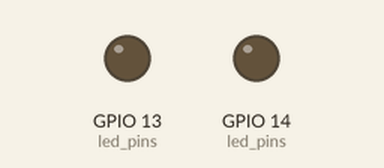
The program below on a simulated ESP32. Shown: output pins drawn as LEDs (lit = HIGH). WiFi joins after 1.5 s; servers stay silent unless stated.

Above: at 0.1 s.
At 2.6 s:
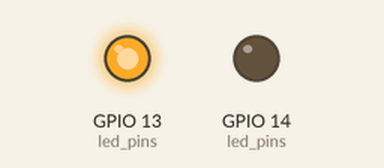
At 3.6 s:
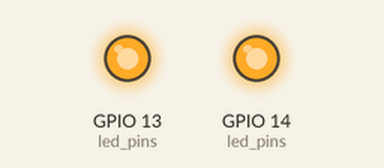
Timing chart, 0 to 5.1 s (numbered marks = the images above):
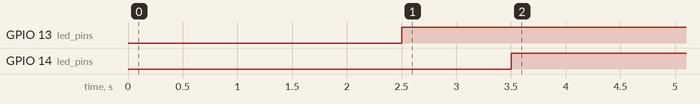

Measured:
- by itself, GPIO 13 (led_pins): LOW → HIGH at 2.5 s
- by itself, GPIO 14 (led_pins): LOW → HIGH at 3.5 s

The program:

main.cpp
```cpp
#include <Arduino.h>
#include <WiFi.h>
#include <ESP32Ping.h>

#include "example_secrets.h"

// All the constants are defined using '#define' in
// secrets.h according to the types specified here.
const char *ssid = SSID;
const char *password = WIFI_PASSWORD;

const int num_addresses = NUM_ADDRESSES;
const char *ip_adresses[] = IP_ADDRESSES;
const int led_pins[] = LED_PINS;

const int ping_delay = PING_DELAY;

void init_leds()
{
  for (int i = 0; i < num_addresses; i++)
  {
    pinMode(led_pins[i], OUTPUT);
    digitalWrite(led_pins[i], LOW);
  }
}

// Ping given ip adress and switch the LED accordingly
void check_ip_presence(IPAddress ip, int led_pin)
{
  if (Ping.ping(ip, 2))
  {
    digitalWrite(led_pin, HIGH);
  }
  else
  {
    digitalWrite(led_pin, LOW);
  }
}

// Ping all ip adresses in the list and switch the LEDS accordingly
void check_ips()
{
  for (int i = 0; i < num_addresses; i++)
  {
    IPAddress ip;
    ip.fromString(ip_adresses[i]);
    check_ip_presence(ip, led_pins[i]);
  }
}

void setup()
{
  init_leds();

  // Connect to WiFi network
  WiFi.begin(ssid, password);
  while (WiFi.status() != WL_CONNECTED)
  {
    delay(100);
  }
}

void loop()
{
  check_ips();
  delay(ping_delay);
}
```

example_secrets.h
```cpp
#define SSID "INSERT WIFI NAME"
#define WIFI_PASSWORD "INSERT WIFI PASSWORD"

// Number of IP addresses to ping
#define NUM_ADDRESSES 2

// List of IP adresses to ping. Length must be NUM_ADDRESSES
#define IP_ADDRESSES {"192.168.2.1", "192.168.2.2"}

// List of GPIO pins for the LEDs. Length must be NUM_ADDRESSES
#define LED_PINS {13, 14}

// Time between consecutive pings in ms
#define PING_DELAY 10000
```
